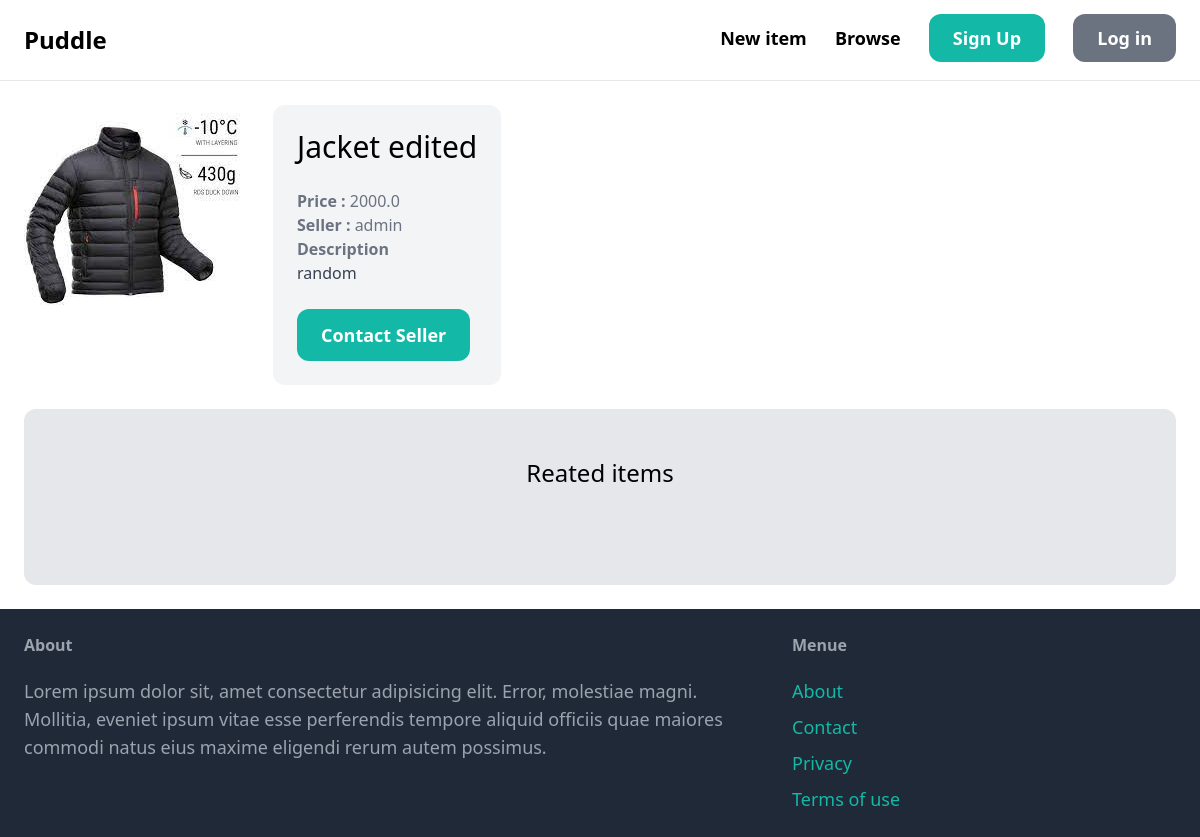
The page /items/2/ on the database as committed earlier.
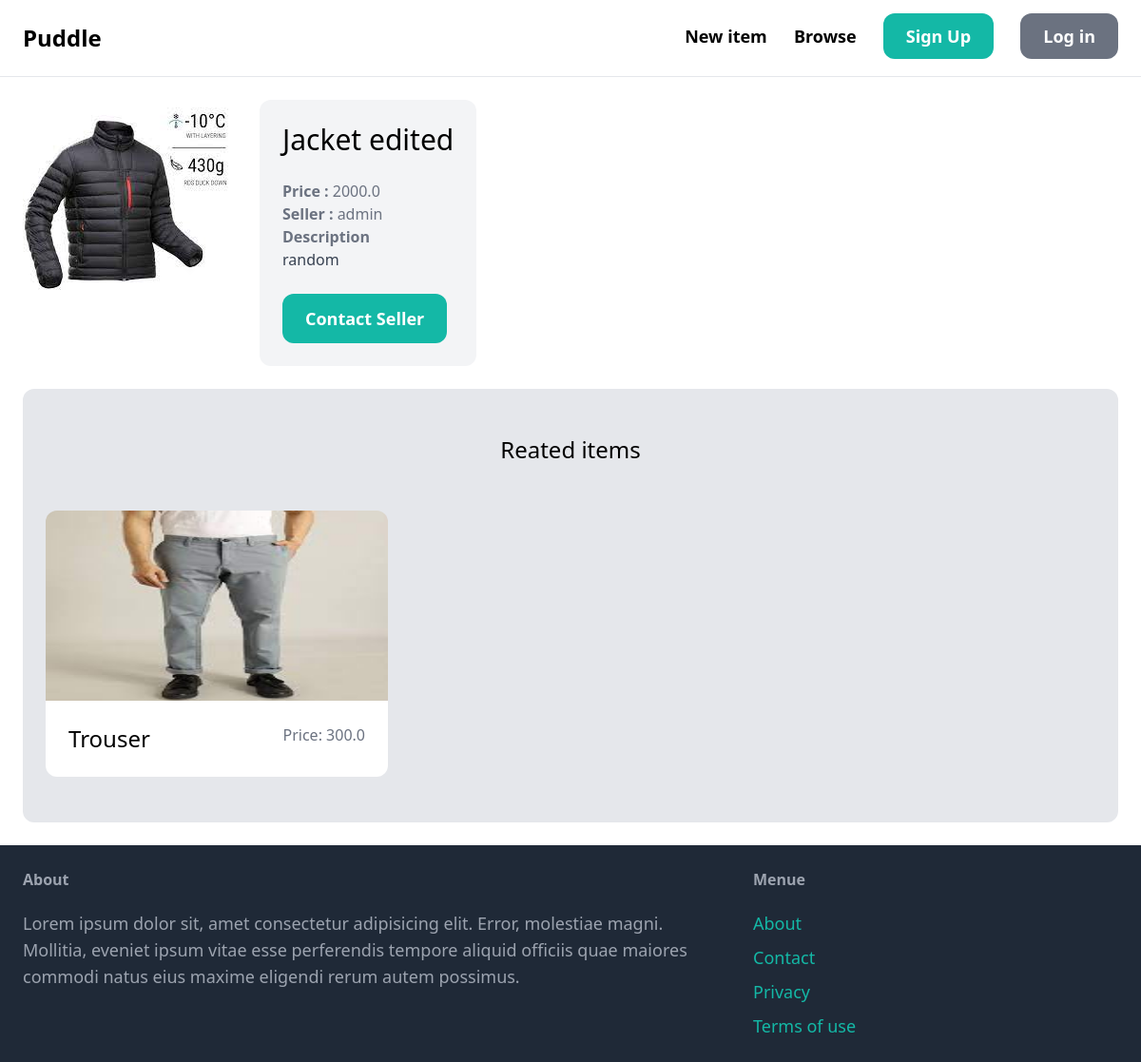
The same page on the database as committed later.
### item/models.py (models this page shows, shortened)
class Item(models.Model):
    category = models.ForeignKey(Category, related_name='items', on_delete=models.CASCADE)
    name = models.CharField(max_length=255)
    description = models.TextField(blank=True, null=True)
    price = models.FloatField()
    image = models.ImageField(upload_to='item_images', blank=True, null=True)
    is_sold = models.BooleanField(default=False)
    created_by = models.ForeignKey(User, related_name='items', on_delete=models.CASCADE)
    created_at = models.DateTimeField(auto_now_add=True)

### item/views.py (the view)
# urls.py: path('<int:pk>/', views.detail, name='detail'),
def detail(request,pk):
    item =get_object_or_404(Item,pk=pk)
    related_items = Item.objects.filter(category=item.category,is_sold=False).exclude(pk=pk)[0:3]
    return render(request,'item/detail.html',
                  {
                      'item':item,
                      'related_items':related_items
                  })

### item/templates/item/detail.html (shortened to what this page needs)
{% extends 'core/base.html' %}
{% block content %}
    <div class="grid-cols-5 gap-6 flex">
        <div class="col-span-3">
            <img src="{{ item.image.url }}" alt="" class="rounded-xl ">
        </div>
        <div class="col-span-2 p-6 bg-gray-100 rounded-xl">
            <h1 class="mb-6 text-3xl ">{{item.name}}</h1>
            <p class="text-gray-500 "><strong>Price : </strong>{{item.price}}</p>
            <p class="text-gray-500 "><strong>Seller : </strong>{{item.created_by.username}}</p>
            {% if item.description %}
            <p class="text-gray-700">
                <strong class="text-gray-500">Description
                </strong><br>
                {{item.description}}
            </p>
            {% endif %}
            {% if request.user == item.created_by %}
            <div class="mt-6 p-6 bg-white rounded-xl">
                <p> This is your item</p>
                <a href="{% url 'item:edit' item.id %}" class="inline-block mt-6 px-6 py-3 text-lg font-semibold bg-teal-500 text-white rounded-xl">Edit</a>
                <a href="{% url 'item:delete' item.id %}" class="inline-block mt-6 px-6 py-3 text-lg font-semibold bg-red-500 text-white rounded-xl">Delete</a>
            </div>
            {% else %}
            <a href="{% url 'conversation:new' item.id %}" class="inline-block mt-6 px-6 py-3 text-lg font-semibold bg-teal-500 text-white hover:bg-teal-700 rounded-xl "> Contact Seller</a>
            {% endif %}
        </div>
    </div>
    <div class="mt-6 px-6 py-12 bg-gray-200 rounded-xl ">
        <h2 class="mb-12 text-2xl text-center">   Reated items        </h2>
        <div class="grid grid-cols-3 gap-3 ">
            {% for item in related_items %}
                <div>
                    <a href=" {% url 'item:detail' item.id %} ">
                        <div class="flex justify-center">
                            <img src="{{ item.image.url}}" class="rounded-t-xl h-[200px] w-full ">
                        </div>
                        <div class="p-6 bg-white rounded-b-xl flex justify-between">
                            <h2 class="text-2xl ">{{ item.name }}</h2>
                            <p class="text-gray-500">Price: {{ item.price }}</p>
                        </div>
                    </a>
                </div>
            {% endfor %}
        </div>
    </div>
{% endblock %}

Rows that differ between the two databases and show on the page:
added Item: image (picture), name "Trouser", price "300.0"
